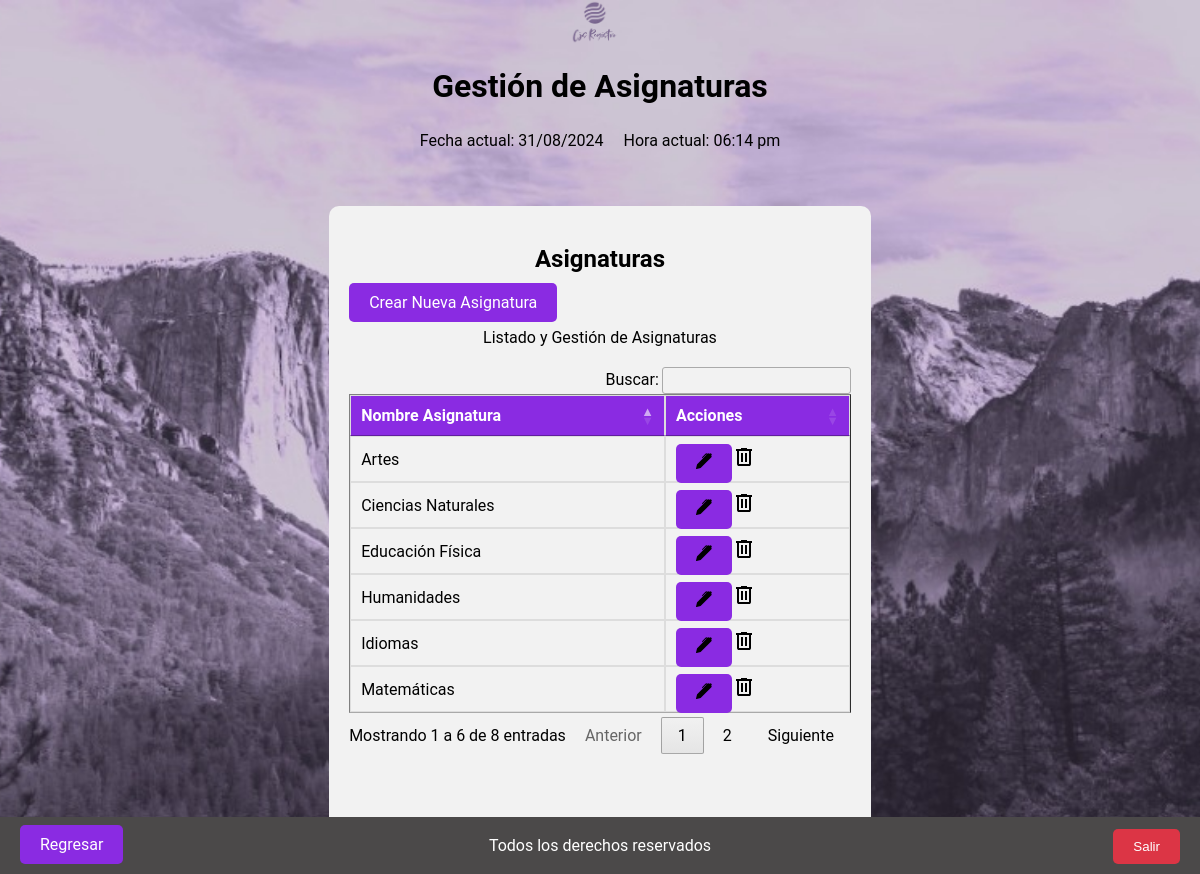
/views/administrador/asignaturas/index.php (signed in), run on the app's committed database.
### tables this page shows
CREATE TABLE `asignaturas` (
  `ID_asignatura` int(11) NOT NULL,
  `Nombre_asignatura` varchar(50) DEFAULT NULL
);

### views/administrador/asignaturas/index.php (the view, shortened to what this page needs)
<?php
require_once '../../../config/db.php';
$query = "SELECT * FROM asignaturas";
$result = $db->query($query);
?>
<!DOCTYPE html>
<html lang="es">
<head>
    <link rel="stylesheet" type="text/css" href="../../../assets/styles.css">
    <link rel="stylesheet" type="text/css" href="https://cdn.datatables.net/1.12.1/css/jquery.dataTables.css">
    <link rel="stylesheet" type="text/css" href="https://cdn.datatables.net/buttons/2.3.6/css/buttons.dataTables.min.css">
</head>
<body>
    <header>
        <div class="logo-container">
            <img src="../../../assets/Logo.png" alt="Logo de la empresa" class="logo">
        </div>
        <div class="title">
            <h1>Gestión de Asignaturas</h1>
        </div>
        <div class="datetime">
            <?php
                $fechaActual = date("d/m/Y");
                $horaActual = date("h:i a");
            ?>
            <div class="datetime">
                <div class="fecha">
                    <p>Fecha actual: <?php echo $fechaActual; ?></p>
                </div>
                <div class="hora">
                    <p>Hora actual: <?php echo $horaActual; ?></p>
                </div>
            </div>
        </div>
    </header>
    <section class="admin">
        <div class="subtitulo-admin">
            <h2>Asignaturas</h2>
        </div>
        <div class="crear-asignatura">
            <a href="/dashboard/cjs/views/administrador/asignaturas/create.php" class="button boton-centrado">Crear Nueva Asignatura</a>
        </div>
        <section class="asignaturas" id="section-asignaturas">
            <div class="descripcion-ambiente">
                <p>Listado y Gestión de Asignaturas</p>
            </div>
            <div class="tabla-ambientes tabla-scroll">
                <table class="table table-striped table-dark table_id" border="1" id="tabla-asignaturas">
                    <thead>
                        <tr>
                            <th>Nombre Asignatura</th>
                            <th>Acciones</th>
                        </tr>
                    </thead>
                    <tbody>
                        <?php
                        if ($result->rowCount() > 0) {
                            while ($row = $result->fetch(PDO::FETCH_ASSOC)) {
                                echo "<tr>";
                                echo "<td>" . htmlspecialchars($row['Nombre_asignatura']) . "</td>";
                                echo "<td>";
                                $url_update = '/dashboard/cjs/views/administrador/asignaturas/update.php?id=' . $row['ID_asignatura'];
                                echo "<a href='" . htmlspecialchars($url_update) . "' class='boton-modificar'><img src='../../../assets/editar.svg' alt='Editar'></a>";
                                echo "<a href='#' class='boton-eliminar' data-id='" . $row['ID_asignatura'] . "'><img src='../../../assets/eliminar.svg' alt='Eliminar'></a>";
                                echo "</td>";
                                echo "</tr>";
                            }
                        } else {
                            echo "<tr><td colspan='2'>No hay asignaturas registradas</td></tr>";
                        }
                        ?>
                    </tbody>
                </table>
            </div>
            <div class="regresar">
                <a href="http://localhost/dashboard/cjs/views/administrador/index.php" class="button boton-centrado" id="btn-regresar">Regresar </a>
            </div>
            <div class="salir">
        <button id="btn_salir" onclick="window.location.href='/dashboard/cjs/login/logout.php'">Salir</button>
    </div>
        </section>
    </section>
    <footer>
        <p>Todos los derechos reservados</p>
    </footer>
</body>
</html>

### assets/styles.css (style rules this page uses)
body { margin: 5px 0 0 0; padding: 0; display: flex; flex-direction: column; align-items: center; justify-content: center; min-height: 100vh; font-family: Arial, sans-serif; }
header { display: flex; flex-direction: column; align-items: center; justify-content: space-between; margin-bottom: 20px; }
header h1 { margin-bottom: 10px; }
.logo-container { display: flex; align-items: center; margin-right: 10px; }
.logo { width: 50px; height: auto; }
.datetime { display: flex; justify-content: space-between; margin-bottom: 0px; }
.datetime .fecha { margin-right: 10px; }
.datetime .hora { margin-left: 10px; }
footer { position: fixed; bottom: 0; left: 0; width: 100%; background-color: #4b4949; color: #fff; text-align: center; padding: 3px 0; }
.admin { background-color: #f2f2f2; padding: 20px; border-radius: 10px; margin: 20px; min-height: 250px; }
.subtitulo-admin { text-align: center; margin-bottom: 20px; }
.descripcion-ambiente { text-align: center; margin-bottom: 20px; }
.tabla-ambientes { max-height: 400px; overflow-y: auto; margin-bottom: 80px; }
.tabla-ambientes table { width: 100%; border-collapse: collapse; }
.tabla-ambientes th, .tabla-ambientes td { padding: 8px; border: 1px solid #ddd; text-align: left; }
.tabla-ambientes th { background-color: #8A2BE2; color: white; }
.tabla-ambientes tr:nth-child(even) { background-color: #f2f2f2; }
.boton-modificar, .boton-generar-qr, .boton-habilitar, .boton-inhabilitar, .boton-centrado { background-color: #8A2BE2; color: white; padding: 10px 20px; border: none; border-radius: 5px; text-decoration: none; }
.salir { position: fixed; bottom: 10px; right: 20px; z-index: 1; }
#btn_salir { background-color: #dc3545; color: white; padding: 10px 20px; border: none; border-radius: 5px; cursor: pointer; }
.regresar { position: fixed; bottom: 20px; left: 20px; z-index: 1; }
button { background-color: #4CAF50; color: white; padding: 10px 20px; border: none; border-radius: 5px; cursor: pointer; transition: background-color 0.3s; }

### views/administrador/asignaturas/index.php (style rules this page uses)
body { display: flex; justify-content: center; align-items: center; min-height: 100vh; background-image: url('../../../assets/fondo.jpg'); background-size: cover; background-position: center; background-repeat: no-repeat; margin: 0; font-family: 'Roboto', sans-serif; }

### data on the page
asignaturas: Nombre_asignatura "Humanidades"
asignaturas: Nombre_asignatura "Educación Física"
asignaturas: Nombre_asignatura "Artes"
asignaturas: Nombre_asignatura "Idiomas"
asignaturas: Nombre_asignatura "Matemáticas"
asignaturas: Nombre_asignatura "Ciencias Naturales"
